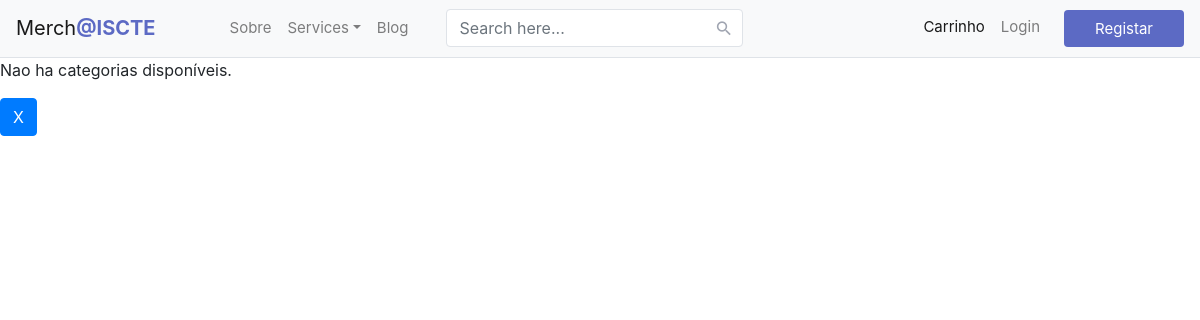
Before: /loja/ with the older database file.
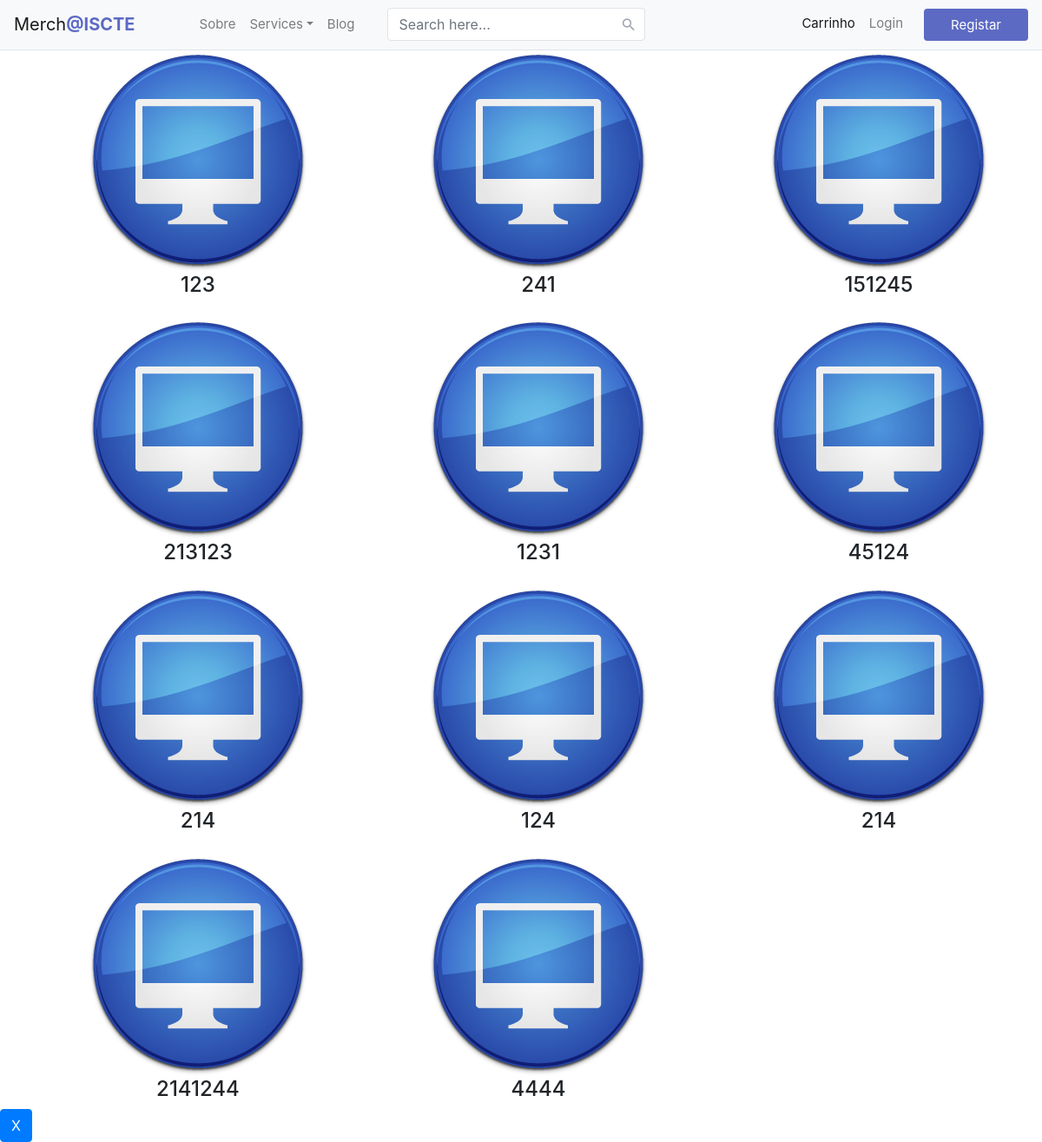
After: the same page with the newer database file.
### loja/models.py (models this page shows, shortened)
class Categoria(models.Model):
    categoria_nome = models.CharField(max_length=100)
    foto = models.CharField(max_length=100, default='/static/media/computer.png')

### loja/views.py (the view)
# urls.py: path("", views.index, name="index"),
def index(request):
    lista_categoria = Categoria.objects.all()
    context = {'lista_categoria': lista_categoria}
    return render(request, 'loja/index.html', context)

### loja/templates/loja/index.html (shortened to what this page needs)
<!DOCTYPE html>
<html lang="en">
<head>
    {% load static %}
    <link href="{% static 'loja/css/style.css' %}" rel="stylesheet" type="text/css">
    <link href="https://stackpath.bootstrapcdn.com/bootstrap/4.5.0/css/bootstrap.min.css" rel="stylesheet">
    <link href="https://maxcdn.bootstrapcdn.com/font-awesome/4.7.0/css/font-awesome.min.css" rel="stylesheet">
</head>
<body>
{% block headerblock %}
<header class="section-header">
    <nav class="navbar navbar-expand-lg navbar-light bg-light">
        <a class="navbar-brand" href="{% url 'loja:index' %}">Merch<b>@ISCTE</b></a>
        <div class="collapse navbar-collapse justify-content-start" id="navbarCollapse">
            <div class="navbar-nav">
                <a class="nav-item nav-link" href="#sobre">Sobre</a>
                <div class="nav-item dropdown">
                    <a class="nav-item nav-link dropdown-toggle" data-toggle="dropdown" href="#">Services</a>
                </div>
                <a class="nav-item nav-link" href="#">Blog</a>
            </div>
            <form class="navbar-form form-inline">
                <div class="input-group search-box">
                    <input class="form-control" id="search" placeholder="Search here..." type="text">
                    <div class="input-group-append">
                        <span class="input-group-text"><i class="material-icons">&#xE8B6;</i></span>
                    </div>
                </div>
            </form>
            <div class="navbar-nav action-buttons ml-auto">
                <a class="nav-item nav-link active" href="{% url 'loja:carrinho' %}">Carrinho</a>
                {% if not request.user.is_authenticated %}
                <a class="nav-item nav-link dropdown-toggle mr-3" data-toggle="dropdown" href="#">Login</a>
                <a class="btn btn-primary" href="{% url 'loja:registaruser' %}">Registar</a>
                {% else %}
                <a class="nav-item nav-link active" href="{% url 'loja:perfil' %}">Perfil</a>
                <a class="nav-item nav-link dropdown-toggle mr-3" href="{% url 'loja:logoutview' %}">Logout</a>
                {% endif %}
            </div>
        </div>
    </nav>
</header>
{% endblock %}
{% block blocobody %}
{% if lista_categoria %}
<ul class="common-list">
    {% for categoria in lista_categoria %}
    <li class="common-list-item">
        <a href="#">
            <img max-width="30px" src="{{ categoria.foto }}">
        </a>
        <h4>{{ categoria.categoria_nome }}</h4>
    </li>
    {% endfor %}
</ul>
{% else %}
<p>Nao ha categorias disponíveis.</p>
{% endif %}
{% endblock %}
{% block lista-main %}
<a class="btn btn-primary" href="#">X</a>
{% endblock %}
</body>
</html>

Changed rows visible on the page:
added Categoria: foto (picture), categoria_nome "123"
added Categoria: foto (picture), categoria_nome "241"
added Categoria: foto (picture), categoria_nome "151245"
added Categoria: foto (picture), categoria_nome "213123"
added Categoria: foto (picture), categoria_nome "1231"
added Categoria: foto (picture), categoria_nome "45124"
added Categoria: foto (picture), categoria_nome "214"
added Categoria: foto (picture), categoria_nome "124"
added Categoria: foto (picture), categoria_nome "214"
added Categoria: foto (picture), categoria_nome "2141244"
added Categoria: foto (picture), categoria_nome "4444"
Other visible differences:
text no longer shown: "Nao ha categorias disponíveis."
